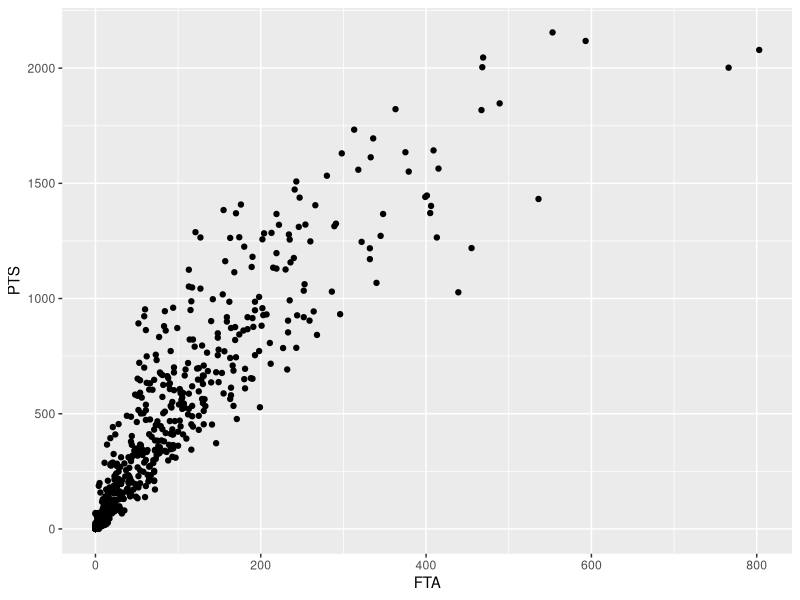
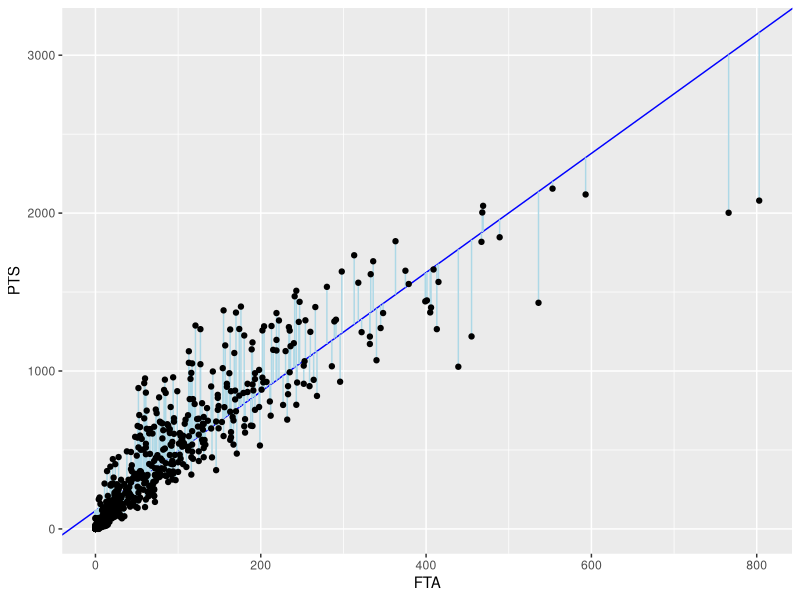

Generate these figures, in order, with R:
# Set working directory
setwd("/Users/jeremydumalig/Documents/GitHub/Sports-Analytics-Group/Linear Regression")

# Install ggplot2 package
# install.packages("modelr")

# Import tidyverse and ggplot2 packages
library(tidyverse)
library(ggplot2)
library(modelr)

# Import dataset, add points column
nba <- 
  read_csv("nba2022.csv") %>%
  mutate(PTS = FTM + 3*`3PM` + 2*(FGM - `3PM`))

# Visualize data
ggplot(data=nba, aes(x=FTA, y=PTS)) +
  geom_point()

# Find correlation between two variables
?cor
cor(nba$FTA, nba$PTS)

# Fit  data and find linear regression coefficients
# Note that fit$coefficients and fit[["coefficients"]] return the same output
?lm
fit <- lm(data=nba, PTS ~ FTA)
coef <- fit$coefficients
coef <- fit[["coefficients"]] # returns the same output as above

# Add predictions to nba dataframe
# Note that add_predictions() effectively does the same as mutate()
?add_predictions
nba <- 
  nba %>%
  add_predictions(fit) %>%
  mutate(Residual = PTS - pred)

# Visualize data and regression fit
ggplot(data=nba, aes(x=FTA, y=PTS)) +
  geom_abline(intercept=coef['(Intercept)'], slope=coef['FTA'], color="blue") +
  geom_segment(aes(x=FTA, xend=FTA, y=PTS, yend=pred), color = "light blue") +
  geom_point()